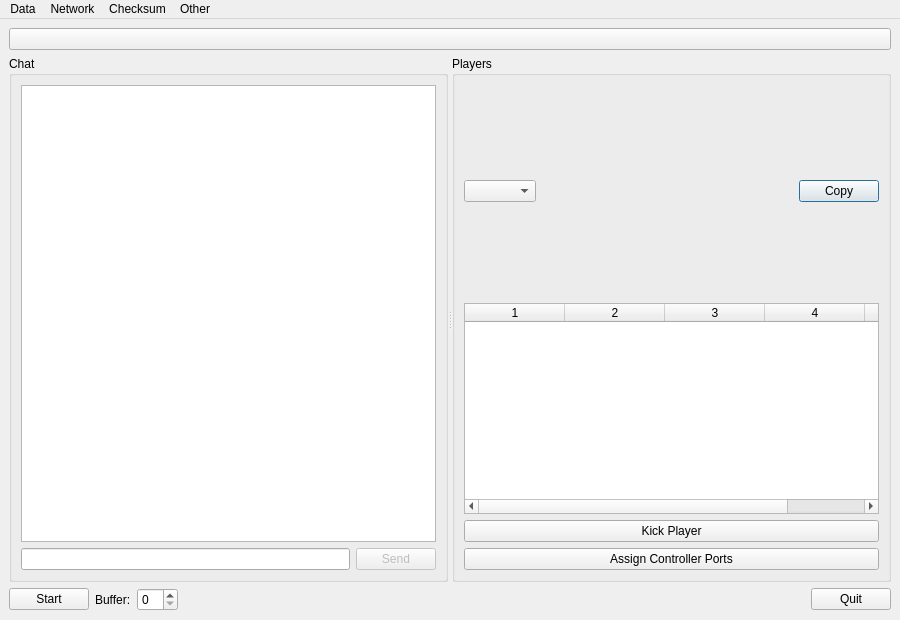
<?xml version="1.0" encoding="UTF-8"?>
<ui version="4.0">
 <class>NetPlayDialog</class>
 <widget class="QDialog" name="NetPlayDialog">
  <property name="geometry">
   <rect>
    <x>0</x>
    <y>0</y>
    <width>900</width>
    <height>620</height>
   </rect>
  </property>
  <property name="windowTitle">
   <string>NetPlay</string>
  </property>
  <layout class="QVBoxLayout" name="rootLayout">
   <property name="spacing">
    <number>0</number>
   </property>
   <property name="leftMargin">
    <number>0</number>
   </property>
   <property name="topMargin">
    <number>0</number>
   </property>
   <property name="rightMargin">
    <number>0</number>
   </property>
   <property name="bottomMargin">
    <number>0</number>
   </property>
   <item>
    <widget class="QMenuBar" name="menuBar">
     <property name="sizePolicy">
      <sizepolicy hsizetype="Preferred" vsizetype="Fixed">
       <horstretch>0</horstretch>
       <verstretch>0</verstretch>
      </sizepolicy>
     </property>
     <widget class="QMenu" name="dataMenu">
      <property name="title">
       <string>Data</string>
      </property>
      <property name="toolTipsVisible">
       <bool>true</bool>
      </property>
      <addaction name="actionSavedataNone"/>
      <addaction name="actionSavedataLoadOnly"/>
      <addaction name="actionSavedataLoadWrite"/>
      <addaction name="separator"/>
      <addaction name="actionSavedataAllWii"/>
      <addaction name="separator"/>
      <addaction name="actionSyncCodes"/>
      <addaction name="actionStrictSettingsSync"/>
     </widget>
     <widget class="QMenu" name="networkMenu">
      <property name="title">
       <string>Network</string>
      </property>
      <property name="toolTipsVisible">
       <bool>true</bool>
      </property>
      <addaction name="actionFixedDelay"/>
      <addaction name="actionHostInputAuthority"/>
      <addaction name="actionGolfMode"/>
     </widget>
     <widget class="QMenu" name="gameDigestMenu">
      <property name="title">
       <string>Checksum</string>
      </property>
      <addaction name="actionChecksumCurrentGame"/>
      <addaction name="actionChecksumOtherGame"/>
      <addaction name="actionChecksumSdCard"/>
     </widget>
     <widget class="QMenu" name="otherMenu">
      <property name="title">
       <string>Other</string>
      </property>
      <addaction name="actionRecordInputs"/>
      <addaction name="actionGolfModeOverlay"/>
      <addaction name="actionHideRemoteGBAs"/>
     </widget>
     <addaction name="dataMenu"/>
     <addaction name="networkMenu"/>
     <addaction name="gameDigestMenu"/>
     <addaction name="otherMenu"/>
    </widget>
   </item>
   <item>
    <widget class="QWidget" name="contentWidget" native="true">
     <layout class="QVBoxLayout" name="contentLayout">
      <item>
       <widget class="QPushButton" name="gameButton">
        <property name="text">
         <string notr="true"/>
        </property>
        <property name="autoDefault">
         <bool>false</bool>
        </property>
        <property name="default">
         <bool>false</bool>
        </property>
       </widget>
      </item>
      <item>
       <widget class="QSplitter" name="splitter">
        <property name="orientation">
         <enum>Qt::Orientation::Horizontal</enum>
        </property>
        <widget class="QGroupBox" name="chatBox">
         <property name="title">
          <string>Chat</string>
         </property>
         <layout class="QGridLayout" name="chatLayout">
          <item row="0" column="0" colspan="2">
           <widget class="QTextBrowser" name="chatEdit">
            <property name="readOnly">
             <bool>true</bool>
            </property>
           </widget>
          </item>
          <item row="1" column="0">
           <widget class="QLineEdit" name="chatTypeEdit"/>
          </item>
          <item row="1" column="1">
           <widget class="QPushButton" name="chatSendButton">
            <property name="enabled">
             <bool>false</bool>
            </property>
            <property name="text">
             <string>Send</string>
            </property>
            <property name="autoDefault">
             <bool>false</bool>
            </property>
            <property name="default">
             <bool>false</bool>
            </property>
           </widget>
          </item>
         </layout>
        </widget>
        <widget class="QGroupBox" name="playersBox">
         <property name="title">
          <string>Players</string>
         </property>
         <layout class="QGridLayout" name="playersLayout">
          <item row="0" column="0">
           <widget class="QComboBox" name="roomBox"/>
          </item>
          <item row="0" column="1">
           <widget class="ClickBlurLabel" name="hostcodeLabel"/>
          </item>
          <item row="0" column="2">
           <widget class="QPushButton" name="hostcodeActionButton">
            <property name="text">
             <string>Copy</string>
            </property>
           </widget>
          </item>
          <item row="1" column="0" colspan="3">
           <widget class="QTableWidget" name="playersList">
            <property name="tabKeyNavigation">
             <bool>false</bool>
            </property>
            <property name="selectionBehavior">
             <enum>QAbstractItemView::SelectionBehavior::SelectRows</enum>
            </property>
            <property name="columnCount">
             <number>5</number>
            </property>
           </widget>
          </item>
          <item row="2" column="0" colspan="3">
           <widget class="QPushButton" name="kickButton">
            <property name="text">
             <string>Kick Player</string>
            </property>
           </widget>
          </item>
          <item row="3" column="0" colspan="3">
           <widget class="QPushButton" name="assignPortsButton">
            <property name="text">
             <string>Assign Controller Ports</string>
            </property>
           </widget>
          </item>
         </layout>
        </widget>
       </widget>
      </item>
      <item>
       <layout class="QHBoxLayout" name="optionsLayout">
        <item>
         <widget class="QPushButton" name="startButton">
          <property name="text">
           <string>Start</string>
          </property>
         </widget>
        </item>
        <item>
         <widget class="QLabel" name="bufferLabel">
          <property name="text">
           <string>Buffer:</string>
          </property>
          <property name="buddy">
           <cstring>bufferSizeSpinBox</cstring>
          </property>
         </widget>
        </item>
        <item>
         <widget class="QSpinBox" name="bufferSizeSpinBox"/>
        </item>
        <item>
         <spacer name="optionsSpacer">
          <property name="orientation">
           <enum>Qt::Orientation::Horizontal</enum>
          </property>
          <property name="sizeHint" stdset="0">
           <size>
            <width>40</width>
            <height>20</height>
           </size>
          </property>
         </spacer>
        </item>
        <item>
         <widget class="QPushButton" name="quitButton">
          <property name="text">
           <string>Quit</string>
          </property>
         </widget>
        </item>
       </layout>
      </item>
     </layout>
    </widget>
   </item>
  </layout>
  <action name="actionSavedataNone">
   <property name="checkable">
    <bool>true</bool>
   </property>
   <property name="text">
    <string>No Save Data</string>
   </property>
   <property name="toolTip">
    <string>Netplay will start without any save data, and any created save data will be discarded at the end of the Netplay session.</string>
   </property>
  </action>
  <action name="actionSavedataLoadOnly">
   <property name="checkable">
    <bool>true</bool>
   </property>
   <property name="checked">
    <bool>true</bool>
   </property>
   <property name="text">
    <string>Load Host's Save Data Only</string>
   </property>
   <property name="toolTip">
    <string>Netplay will start using the Host's save data, but any save data created or modified during the Netplay session will be discarded at the end of the session.</string>
   </property>
  </action>
  <action name="actionSavedataLoadWrite">
   <property name="checkable">
    <bool>true</bool>
   </property>
   <property name="text">
    <string>Load and Write Host's Save Data</string>
   </property>
   <property name="toolTip">
    <string>Netplay will start using the Host's save data, and any save data created or modified during the Netplay session will remain in the Host's local saves.</string>
   </property>
  </action>
  <action name="actionSavedataAllWii">
   <property name="checkable">
    <bool>true</bool>
   </property>
   <property name="text">
    <string>Use All Wii Save Data</string>
   </property>
   <property name="toolTip">
    <string>If checked, all Wii saves will be used instead of only the save of the game being started. Useful when switching games mid-session. Has no effect if No Save Data is selected.</string>
   </property>
  </action>
  <action name="actionSyncCodes">
   <property name="checkable">
    <bool>true</bool>
   </property>
   <property name="checked">
    <bool>true</bool>
   </property>
   <property name="text">
    <string>Sync AR/Gecko Codes</string>
   </property>
  </action>
  <action name="actionStrictSettingsSync">
   <property name="checkable">
    <bool>true</bool>
   </property>
   <property name="text">
    <string>Strict Settings Sync</string>
   </property>
   <property name="toolTip">
    <string>This will sync additional graphics settings, and force everyone to the same internal resolution.
May prevent desync in some games that use EFB reads. Please ensure everyone uses the same video backend.</string>
   </property>
  </action>
  <action name="actionFixedDelay">
   <property name="checkable">
    <bool>true</bool>
   </property>
   <property name="checked">
    <bool>true</bool>
   </property>
   <property name="text">
    <string>Fair Input Delay</string>
   </property>
   <property name="toolTip">
    <string>Each player sends their own inputs to the game, with equal buffer size for all players, configured by the host.
Suitable for competitive games where fairness and minimal latency are most important.</string>
   </property>
  </action>
  <action name="actionHostInputAuthority">
   <property name="checkable">
    <bool>true</bool>
   </property>
   <property name="text">
    <string>Host Input Authority</string>
   </property>
   <property name="toolTip">
    <string>Host has control of sending all inputs to the game, as received from other players, giving the host zero latency but increasing latency for others.
Suitable for casual games with 3+ players, possibly on unstable or high latency connections.</string>
   </property>
  </action>
  <action name="actionGolfMode">
   <property name="checkable">
    <bool>true</bool>
   </property>
   <property name="text">
    <string>Golf Mode</string>
   </property>
   <property name="toolTip">
    <string>Identical to Host Input Authority, except the &quot;Host&quot; (who has zero latency) can be switched at any time.
Suitable for turn-based games with timing-sensitive controls, such as golf.</string>
   </property>
  </action>
  <action name="actionChecksumCurrentGame">
   <property name="text">
    <string>Current game</string>
   </property>
  </action>
  <action name="actionChecksumOtherGame">
   <property name="text">
    <string>Other game...</string>
   </property>
  </action>
  <action name="actionChecksumSdCard">
   <property name="text">
    <string>SD Card</string>
   </property>
  </action>
  <action name="actionRecordInputs">
   <property name="checkable">
    <bool>true</bool>
   </property>
   <property name="text">
    <string>Record Inputs</string>
   </property>
  </action>
  <action name="actionGolfModeOverlay">
   <property name="checkable">
    <bool>true</bool>
   </property>
   <property name="text">
    <string>Show Golf Mode Overlay</string>
   </property>
  </action>
  <action name="actionHideRemoteGBAs">
   <property name="checkable">
    <bool>true</bool>
   </property>
   <property name="text">
    <string>Hide Remote GBAs</string>
   </property>
  </action>
 </widget>
 <customwidgets>
  <customwidget>
   <class>ClickBlurLabel</class>
   <extends>QStackedWidget</extends>
   <header>DolphinQt/NetPlay/ClickBlurLabel.h</header>
   <container>1</container>
  </customwidget>
 </customwidgets>
 <tabstops>
  <tabstop>gameButton</tabstop>
  <tabstop>chatEdit</tabstop>
  <tabstop>chatTypeEdit</tabstop>
  <tabstop>chatSendButton</tabstop>
  <tabstop>roomBox</tabstop>
  <tabstop>hostcodeLabel</tabstop>
  <tabstop>hostcodeActionButton</tabstop>
  <tabstop>playersList</tabstop>
  <tabstop>kickButton</tabstop>
  <tabstop>assignPortsButton</tabstop>
  <tabstop>startButton</tabstop>
  <tabstop>bufferSizeSpinBox</tabstop>
  <tabstop>quitButton</tabstop>
 </tabstops>
 <resources/>
 <connections/>
</ui>
